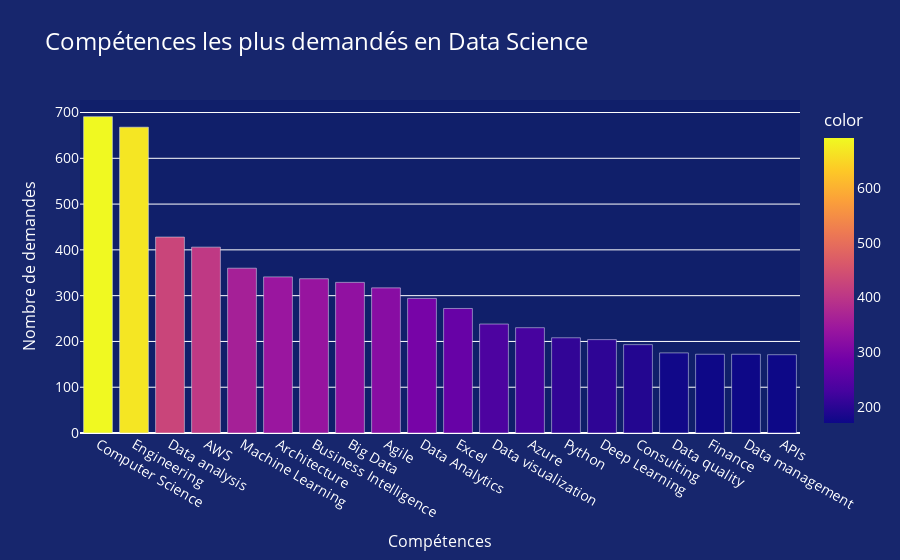

The notebook cell saved with this chart:
### Code cell
# Bar chart for most demanded skills in data science
number_of_line = 20
skills = data_science_skills.head(number_of_line)['Skill']
jobs_counts = data_science_skills.head(number_of_line)['Job Count']

# Create the bar chart
skills_fig = px.bar(
    x=skills, 
    y=jobs_counts, 
    labels={'x': 'Compétences', 'y': 'Nombre de demandes'}, title='Compétences les plus demandés en Data Science',
    color=data_science_skills.head(number_of_line)['Job Count']
)


# Customize the layout
skills_fig.update_layout(
    title_font=dict(size=24),
    xaxis=dict(title_font=dict(size=16)),
    yaxis=dict(title_font=dict(size=16)),
    font=dict(size=14),
    font_color='white',
    plot_bgcolor='#101F6A',
    paper_bgcolor='#17266D',
    xaxis_showgrid=False,
    yaxis_showgrid=True
)

# Show the plot in notebook
skills_fig.show()

### Figure 1 — Plotly figure (JSON) as saved in the notebook; plotly's stock layout.template omitted (floating-point values rounded to 4 significant figures)
{"data": [{"alignmentgroup": "True", "hovertemplate": "Compétences=%{x}<br>Nombre de demandes=%{y}<br>color=%{marker.color}<extra></extra>", "legendgroup": "", "marker": {"color": [691, 668, 428, 406, 360, 341, 337, 329, 317, 294, 272, 238, 230, 208, 204, 193, 175, 172, 172, 171], "coloraxis": "coloraxis", "pattern": {"shape": ""}}, "name": "", "offsetgroup": "", "orientation": "v", "showlegend": false, "textposition": "auto", "type": "bar", "x": ["Computer Science", "Engineering", "Data analysis", "AWS", "Machine Learning", "Architecture", "Business Intelligence", "Big Data", "Agile", "Data Analytics", "Excel", "Data visualization", "Azure", "Python", "Deep Learning", "Consulting", "Data quality", "Finance", "Data management", "APIs"], "xaxis": "x", "y": [691, 668, 428, 406, 360, 341, 337, 329, 317, 294, 272, 238, 230, 208, 204, 193, 175, 172, 172, 171], "yaxis": "y"}], "layout": {"barmode": "relative", "coloraxis": {"colorbar": {"title": {"text": "color"}}, "colorscale": [[0, "#0d0887"], [0.1111, "#46039f"], [0.2222, "#7201a8"], [0.3333, "#9c179e"], [0.4444, "#bd3786"], [0.5556, "#d8576b"], [0.6667, "#ed7953"], [0.7778, "#fb9f3a"], [0.8889, "#fdca26"], [1, "#f0f921"]]}, "font": {"color": "white", "size": 14}, "legend": {"tracegroupgap": 0}, "paper_bgcolor": "#17266D", "plot_bgcolor": "#101F6A", "title": {"font": {"size": 24}, "text": "Compétences les plus demandés en Data Science"}, "xaxis": {"anchor": "y", "domain": [0, 1], "showgrid": false, "title": {"font": {"size": 16}, "text": "Compétences"}}, "yaxis": {"anchor": "x", "domain": [0, 1], "showgrid": true, "title": {"font": {"size": 16}, "text": "Nombre de demandes"}}}}
